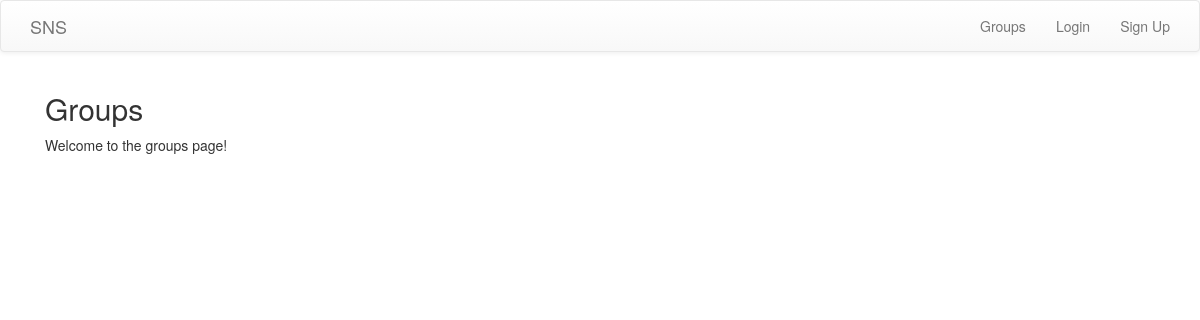
Before: /groups/ with the older database file.
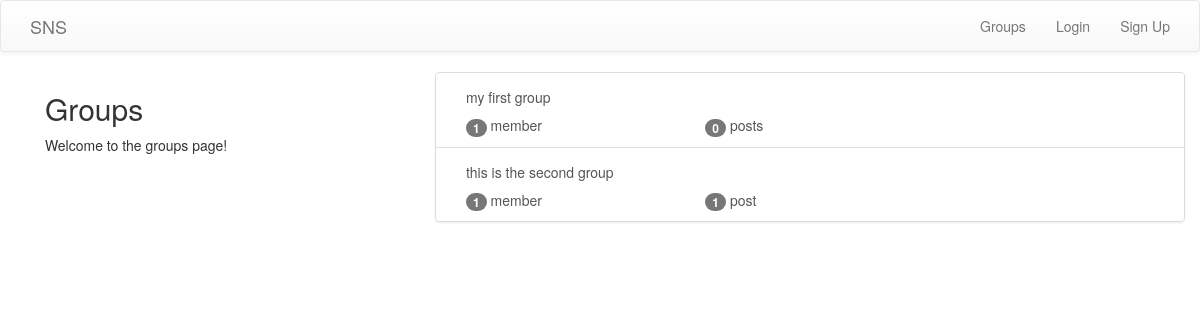
After: the same page with the newer database file.
### groups/models.py (models this page shows, shortened)
class Group(models.Model):
    name = models.CharField(max_length=200, unique=True)
    slug = models.SlugField(allow_unicode=True, unique=True)
    description = models.TextField(blank=True, default='')
    description_html = models.TextField(editable=False, default='', blank=True)
    members = models.ManyToManyField(User, through='GroupMember')
    class Meta:
        ordering = ['name']

### groups/views.py (the view)
# urls.py: path('', views.ListGroup.as_view(), name='all'),
class ListGroup(ListView):
    model = Group

### groups/templates/groups/group_list.html (shortened to what this page needs)
{% extends 'groups/group_base.html' %}
{% block pregroup %}
    <div class="col-md-4">
        <div class="content">
            <h2>Groups</h2>
            <p>Welcome to the groups page!</p>
        </div>
    </div>
{% endblock  %}
{% block group_content %}
    <div class="col-md-8">
        <div class="list-group">
            {% for group in object_list %}
                <a class="list-group-item" href="{% url 'groups:single' slug=group.slug %}">
                    <h3 class="title list-group-item-heading"> {{groups.name}} </h2>
                    <div class="list-group-item-text container-fluid">
                        {{group.description_html|safe}}
                        <div class="row">
                            <div class="col-md-4">
                                <span class="badge">{{group.members.count}}</span>
                                member{{group.members.count|pluralize}}
                            </div>
                            <div class="col-md-4">
                                <span class="badge">{{group.posts.count}}</span>
                                post{{group.posts.count|pluralize}}
                            </div>
                        </div>
                    </div>
                </a>
            {% endfor %}
        </div>
    </div>
{% endblock  %}

### groups/templates/groups/group_base.html (shortened to what this page needs)
{% extends 'base.html' %}
{% block content %}
    <div class="container">
        <div class="row">
            {% block pregroup %} {% endblock  %}
            {% block group_content %} {% endblock  %}
        </div>
    </div>
{% endblock  %}

### templates/base.html (shortened to what this page needs)
<!DOCTYPE html>
{% load static %}
<html lang="en">
<head>
    <link rel='stylesheet' href="{% static 'sns/css/bootstrap.css' %}">
    <link rel='stylesheet' href="{% static 'sns/css/bootstrap-theme.css' %}">
</head>
<body>
    <nav class="navbar navbar-default">
        <div class="container">
            <a class="navbar-brand" href="{% url 'home' %}">SNS</a>
            <ul class="nav navbar-nav navbar-right">
                {% if user.is_authenticated %}
                    <li> <a href="{% url 'posts:create' %}">Post</a></li>
                    <li> <a href="{% url 'groups:all' %}">Group</a></li>
                    <li> <a href="{% url 'groups:create' %}">Create Group</a></li>
                    <li> <a href="{% url 'accounts:logout' %}">Logout</a></li>
                {% else %}
                    <li> <a href="{% url 'groups:all' %}">Groups</a></li>
                    <li> <a href="{% url 'accounts:login' %}">Login</a></li>
                    <li> <a href="{% url 'accounts:signup' %}">Sign Up</a></li>
                {% endif %}
            </ul>
        </div>
    </nav>
    <div class="container">
        {% block content %}
        {% endblock %}
    </div>
</body>

Changed rows visible on the page:
added Group: description_html "my first group", members.count "1", posts.count "0"
added Group: description_html "this is the second group", members.count "1", posts.count "1"
